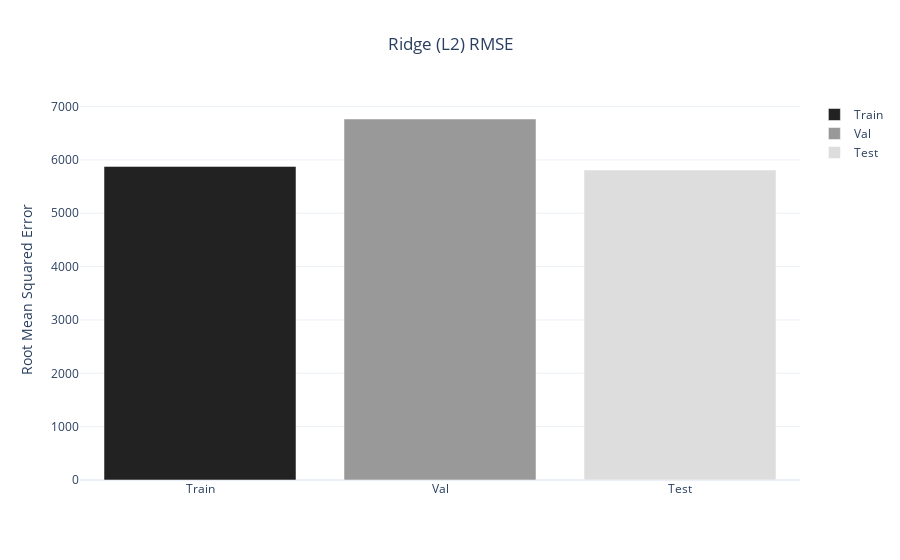

Here is the notebook cell this chart was saved with:
### Code cell
# Crear un DataFrame con los valores RMSE para cada modelo
df_ridge_rmse = pd.DataFrame({
    'Set': ['Train', 'Val', 'Test'],
    'RMSE': [np.sqrt(train_mse_ridge), np.sqrt(val_mse_ridge), np.sqrt(test_mse_ridge)]
})

# Crear gráfico de barras interactivo
fig = px.bar(df_ridge_rmse,
            x='Set',
            y='RMSE',
            color='Set',
            color_discrete_sequence=['#222222', '#999999', '#dddddd'],
            title='Ridge (L2) RMSE',
            template='plotly_white')

fig.update_layout(yaxis_title='Root Mean Squared Error',
            xaxis_title=None,
            title_x=0.5,
            legend_title=None,
)
fig.show()

### Figure 1 — Plotly figure (JSON) as saved in the notebook; plotly's stock layout.template omitted (floating-point values rounded to 4 significant figures)
{"data": [{"hovertemplate": "Set=%{x}<br>RMSE=%{y}<extra></extra>", "legendgroup": "Train", "marker": {"color": "#222222", "pattern": {"shape": ""}}, "name": "Train", "orientation": "v", "showlegend": true, "textposition": "auto", "type": "bar", "x": ["Train"], "xaxis": "x", "y": [5879.0], "yaxis": "y"}, {"hovertemplate": "Set=%{x}<br>RMSE=%{y}<extra></extra>", "legendgroup": "Val", "marker": {"color": "#999999", "pattern": {"shape": ""}}, "name": "Val", "orientation": "v", "showlegend": true, "textposition": "auto", "type": "bar", "x": ["Val"], "xaxis": "x", "y": [6767.0], "yaxis": "y"}, {"hovertemplate": "Set=%{x}<br>RMSE=%{y}<extra></extra>", "legendgroup": "Test", "marker": {"color": "#dddddd", "pattern": {"shape": ""}}, "name": "Test", "orientation": "v", "showlegend": true, "textposition": "auto", "type": "bar", "x": ["Test"], "xaxis": "x", "y": [5810.0], "yaxis": "y"}], "layout": {"barmode": "relative", "legend": {"title": {}, "tracegroupgap": 0}, "title": {"text": "Ridge (L2) RMSE", "x": 0.5}, "xaxis": {"anchor": "y", "categoryarray": ["Train", "Val", "Test"], "categoryorder": "array", "domain": [0, 1], "title": {}}, "yaxis": {"anchor": "x", "domain": [0, 1], "title": {"text": "Root Mean Squared Error"}}}}
